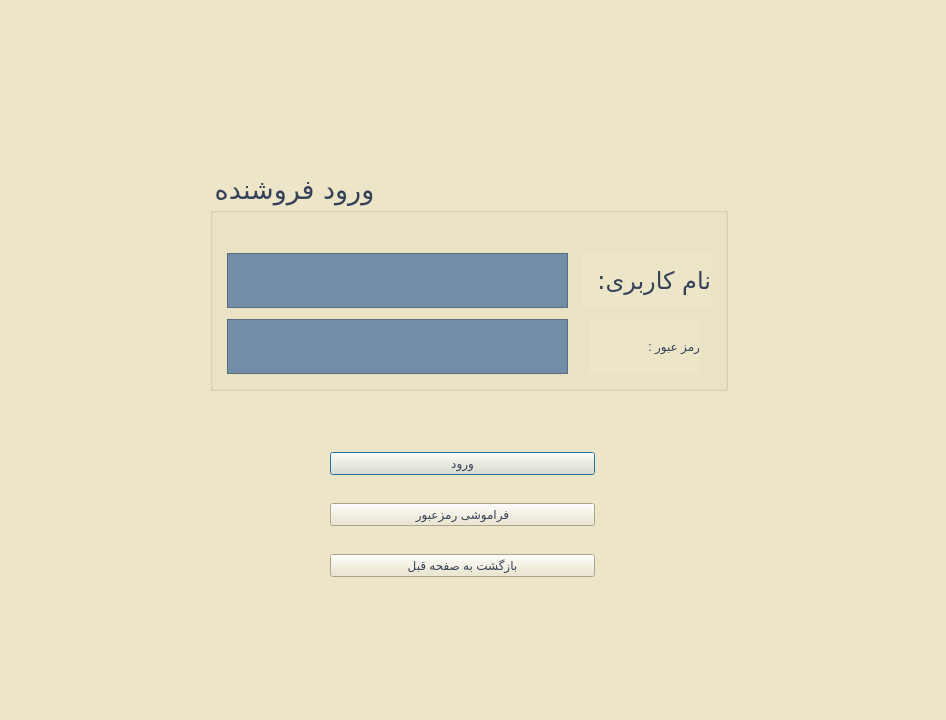
<?xml version="1.0" encoding="UTF-8"?>
<ui version="4.0">
 <class>CustomerLogin</class>
 <widget class="QDialog" name="CustomerLogin">
  <property name="geometry">
   <rect>
    <x>0</x>
    <y>0</y>
    <width>946</width>
    <height>720</height>
   </rect>
  </property>
  <property name="windowTitle">
   <string>Dialog</string>
  </property>
  <property name="styleSheet">
   <string notr="true">background-color: rgb(236, 229, 199);</string>
  </property>
  <widget class="QGroupBox" name="groupBox">
   <property name="geometry">
    <rect>
     <x>210</x>
     <y>170</y>
     <width>518</width>
     <height>221</height>
    </rect>
   </property>
   <property name="font">
    <font>
     <family>Lalezar</family>
     <pointsize>20</pointsize>
    </font>
   </property>
   <property name="styleSheet">
    <string notr="true">background-color: rgb(236, 229, 199);
color: rgb(53, 66, 89);</string>
   </property>
   <property name="title">
    <string>ورود فروشنده</string>
   </property>
   <widget class="QTextEdit" name="textEdit_2">
    <property name="geometry">
     <rect>
      <x>17</x>
      <y>149</y>
      <width>341</width>
      <height>55</height>
     </rect>
    </property>
    <property name="styleSheet">
     <string notr="true">font: 12pt &quot;Lalezar&quot;;
background-color: rgb(116, 141, 166);</string>
    </property>
   </widget>
   <widget class="QLabel" name="label_2">
    <property name="geometry">
     <rect>
      <x>380</x>
      <y>149</y>
      <width>110</width>
      <height>55</height>
     </rect>
    </property>
    <property name="styleSheet">
     <string notr="true">color: rgb(53, 66, 89);
font: 18pt &quot;Lalezar&quot;;
</string>
    </property>
    <property name="text">
     <string>رمز عبور :</string>
    </property>
   </widget>
   <widget class="QLabel" name="label">
    <property name="geometry">
     <rect>
      <x>372</x>
      <y>83</y>
      <width>129</width>
      <height>55</height>
     </rect>
    </property>
    <property name="font">
     <font>
      <family>Lalezar</family>
      <pointsize>18</pointsize>
      <italic>false</italic>
      <bold>false</bold>
     </font>
    </property>
    <property name="styleSheet">
     <string notr="true">color: rgb(53, 66, 89);
font: 18pt &quot;Lalezar&quot;;
</string>
    </property>
    <property name="text">
     <string>نام کاربری:</string>
    </property>
   </widget>
   <widget class="QTextEdit" name="textEdit">
    <property name="geometry">
     <rect>
      <x>17</x>
      <y>83</y>
      <width>341</width>
      <height>55</height>
     </rect>
    </property>
    <property name="styleSheet">
     <string notr="true">font: 12pt &quot;Lalezar&quot;;
background-color: rgb(116, 141, 166);</string>
    </property>
   </widget>
  </widget>
  <widget class="QWidget" name="layoutWidget">
   <property name="geometry">
    <rect>
     <x>330</x>
     <y>430</y>
     <width>265</width>
     <height>171</height>
    </rect>
   </property>
   <layout class="QVBoxLayout" name="verticalLayout">
    <item>
     <widget class="QPushButton" name="pushButton">
      <property name="styleSheet">
       <string notr="true">font: 12pt &quot;Lalezar&quot;;
color: rgb(53, 66, 89);</string>
      </property>
      <property name="text">
       <string>ورود</string>
      </property>
     </widget>
    </item>
    <item>
     <widget class="QPushButton" name="pushButton_2">
      <property name="styleSheet">
       <string notr="true">font: 12pt &quot;Lalezar&quot;;
color: rgb(53, 66, 89);</string>
      </property>
      <property name="text">
       <string>فراموشی رمزعبور</string>
      </property>
     </widget>
    </item>
    <item>
     <widget class="QPushButton" name="pushButton_3">
      <property name="styleSheet">
       <string notr="true">font: 12pt &quot;Lalezar&quot;;
color: rgb(53, 66, 89);</string>
      </property>
      <property name="text">
       <string>بازگشت به صفحه قبل</string>
      </property>
     </widget>
    </item>
   </layout>
  </widget>
 </widget>
 <resources/>
 <connections/>
</ui>
